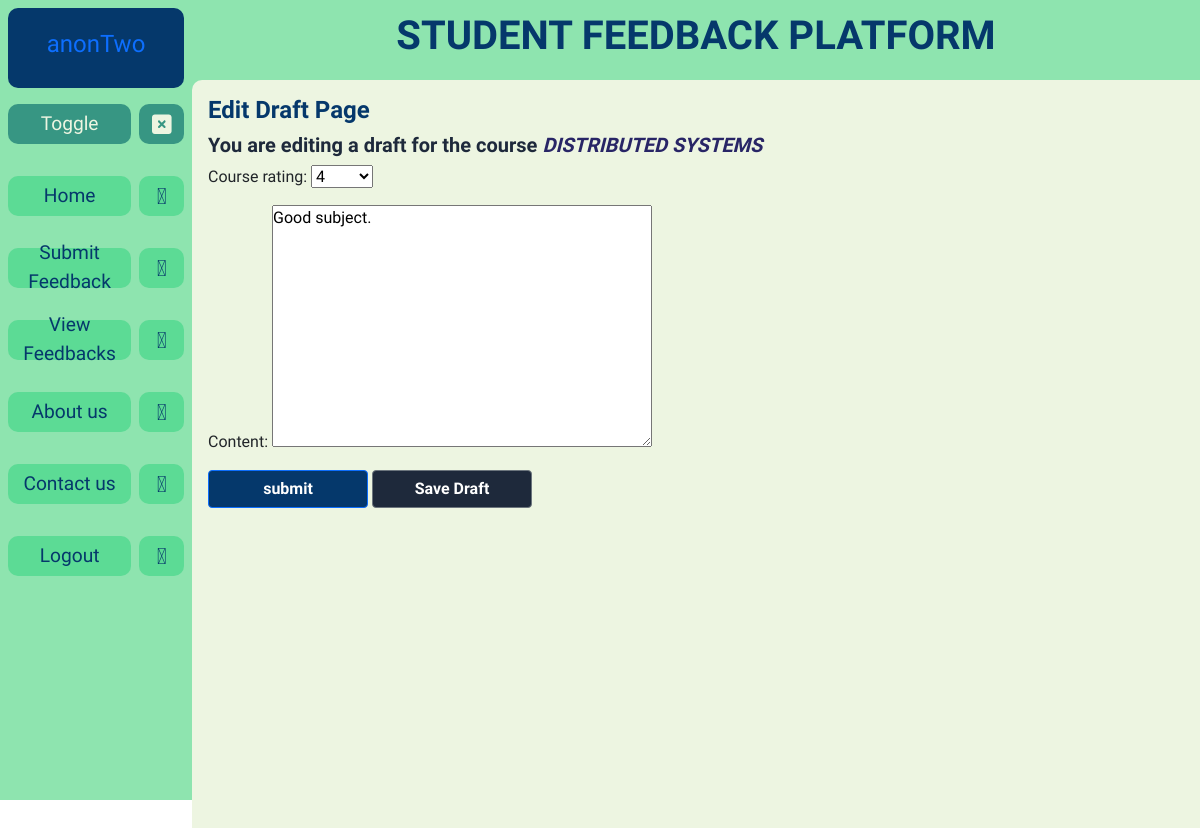
The page /feedback/edit-draft/9 (signed in) on the database its author committed.
### feedback/models.py (models this page shows)
class Feedback(models.Model) :
    RATING_CHOICES = (
        ('1', '1'),
        ('2', '2'),
        ('3', '3'),
        ('4', '4'),
        ('5', '5'),
    )
    content = models.TextField(max_length=255, blank=False)
    course_rating = models.CharField(max_length=255, choices=RATING_CHOICES, null=False)
    course = models.CharField(max_length=255, null=False)
    is_draft = models.BooleanField(default = False)
    upvotes = models.IntegerField(default = 0)
    votes = models.IntegerField(default = 0)
    downvotes = models.IntegerField(default = 0)
    student = models.ForeignKey(Student, null=True, on_delete=models.SET_NULL) # set_null or cascade ??????
    date_submitted = models.DateTimeField(verbose_name = "date_submitted", auto_now_add = True)

### feedback/decorators.py (the view)
        def wrapper(request, *args, **kwargs) :
            print(f"roles={roles}")
            user_group = None
            if request.user.groups.exists() :
                user_group = request.user.groups.all()[0]
            else :
                return redirect('feedback-error')
            print(f"user_group={user_group}")
            if user_group.name in roles :
                print("decorator success")
                return view(request, *args, **kwargs)
            else :
                print("decorator fail")
                return redirect('feedback-error')

### feedback/forms.py
class DraftEditForm(forms.ModelForm) :
    class Meta :
        model = Feedback
        fields = ['course_rating', 'content']

### account/views.py (called while the page is built)
@register.filter
def isStudent(request) :
    if request.user.groups.exists() :
        if request.user.groups.all()[0].name == 'student' :
            return True
    return False

@register.filter
def isFaculty(request) :
    if request.user.groups.exists() :
        if request.user.groups.all()[0].name == 'faculty' :
            return True
    return False

### templates/feedback/editDraft.html (shortened to what this page needs)
{% extends 'personal/home.html' %}
{% load static %}
{% block content %}
    <h4 class="primary-head">Edit Draft Page</h4>
    <h5 class="secondary-head">You are editing a draft for the course <span class="alert-1">{{draft_course}}</span></h5>
    <form action="" method="post">
        {{draftEditForm.as_p}}
        <button type="submit" class="btn btn-primary submit-btn" name="submit-btn">submit</button>
        <button type="submit" class="btn btn-secondary draft-save-btn" name="draft-btn">Save Draft</button>
    </form>
{% endblock %}

### templates/personal/sidenav.html (shortened to what this page needs)
{% load static %}
<div class="user-profile">
    <div class="profile-username">
        {% if request.user.is_authenticated %}
            <a href="{% url 'profile' request.user.id %}">
                {% if request|isStudent %}
                    <h4>{{request.user.username}}</h4>
                {% endif %}
            </a>
        {% else %}
            <h4>username</h4>
            <div class="profile-pic">
                <i class="fad fa-user"></i>
            </div>
        {% endif %}
    </div>
</div>
<div class="toggler-div">
    <div class="toggler-text">
        Toggle
    </div>
    <div class="toggler">
        <i class="fas fa-square-xmark"></i>
    </div>
</div>
<div class="sidenav-items flex-center-vertical">
    {% if request.user.is_authenticated %}
        <a href="{% url 'home' %}" class="nav-item">
            <div class="nav-item-text">
                Home
            </div>
            <div class="nav-item-icon">
                <i class="fad fa-home"></i>
            </div>
        </a>
        {% if request|isStudent %}
            <a href="{% url 'submit-feedback' %}" class="nav-item">
                <div class="nav-item-text">
                    Submit Feedback
                </div>
                <div class="nav-item-icon">
                    <i class="fad fa-pen"></i>
                </div>
            </a>
            <a href="{% url 'view-feedback' %}" class="nav-item">
                <div class="nav-item-text">
                    View Feedbacks
                </div>
                <div class="nav-item-icon">
                    <i class="fad fa-eye"></i>
                </div>
            </a>
        {% endif %}
    {% endif %}
    <a href="{% url 'about' %}" class="nav-item">
        <div class="nav-item-text">
            About us
        </div>
        <div class="nav-item-icon">
            <i class="fad fa-info"></i>
        </div>
    </a>
    <a href="{% url 'contact' %}" class="nav-item">
        <div class="nav-item-text">
            Contact us
        </div>
        <div class="nav-item-icon">
            <i class="fad fa-paper-plane"></i>
        </div>
    </a>
    {% if request.user.is_authenticated %}
        <a href="{% url 'logout' %}" class="nav-item">
            <div class="nav-item-text">
                Logout
            </div>
            <div class="nav-item-icon">
                <i class="fad fa-sign-out"></i>
            </div>
        </a>
    {% endif %}
</div>

### static/css/styles.css (style rules this page uses)
.user-profile { width: 100%; height: var(--site-head-height); padding: .6rem .5rem; display: flex; color: var(--clr-primary-200); background-color: var(--clr-forest-1); border-radius: 10px; }
.profile-username { width: 100%; text-align: center; display: flex; align-items: center; justify-content: center; font-family: var(--font-high); }
.sidenav-items { font-family: var(--font-primary); }
.nav-item, .toggler-div { width: 100%; display: flex; align-items: center; margin: 1rem 0; }
.nav-item { color: var(--clr-forest-1); }
.toggler-div { color: var(--clr-forest-5); font-family: var(--font-primary); }
.nav-item-text, .toggler-text { width: 100%; height: 2.5rem; text-align: center; display: flex; align-items: center; justify-content: center; font-size: 1.2rem; background-color: var(--clr-forest-3); border-radius: 10px; }
.nav-item-text { background-color: var(--clr-forest-3); }
.toggler-text { background-color: var(--clr-forest-2); }
.nav-item-icon, .toggler { width: 4rem; height: 2.5rem; margin: 0 0 0 .5rem; display: flex; align-items: center; justify-content: center; font-size: 1.4rem; border-radius: 10px; }
.nav-item-icon { background-color: var(--clr-forest-3); }
.toggler { cursor: pointer; background-color: var(--clr-forest-2); }

### static/css/globals.css (style rules this page uses)
* { padding: 0; margin: 0; }
a { text-decoration: none; }
.flex-center-vertical { display: flex; flex-direction: column; justify-content: center; }
.primary-head { color: var(--clr-forest-1); font-weight: 900; }
.secondary-head { color: var(--clr-grey-800); font-weight: 600; }
.alert-1 { color: var(--clr-primary-800); font-style: italic; text-transform: uppercase; }

### static/css/feedback.css (style rules this page uses)
.submit-btn { width: 10rem; font-weight: 900; background-color: var(--clr-forest-1); transition: all .5s; }
.draft-save-btn { width: 10rem; font-weight: 900; background-color: var(--clr-grey-800); transition: all .5s; }

### static/css/variables.css (style rules this page uses)
:root { --sidenav-width: 12rem; --sidenav-collapse-width: -8.5rem; --sitebody-collapse-margin-left: 3.5rem; --site-head-height: 10vh; --site-content-height: 90vh; --clr-primary-100: #e2e0ff; --clr-primary-200: #c1beff; --clr-primary-300: #a29dff; --clr-primary-400: #837dff; --clr-primary-500: #645cff; --clr-primary-600: #504acc; --clr-primary-700: #3c3799; --clr-primary-800: #282566; --clr-primary-900: #141233; --clr-grey-50: #f8fafc; --clr-grey-100: #f1f5f9; --clr-grey-200: #e2e8f0; --clr-grey-300: #cbd5e1; --clr-grey-400: #94a3b8; --clr-grey-500: #64748b; --clr-grey-600: #475569; --clr-grey-700: #334155; --clr-grey-800: #1e293b; --clr-grey-900: #0f172a; --clr-forest-1: #05386B; --clr-forest-2: #379683; --clr-forest-3: #5cdb95; --clr-forest-4: #8ee4af; --clr-forest-5: #edf5e1; --font-primary: 'Fauna One', serif; --font-high: 'Lobster Two', cursive; --font-alert: 'Kelly Slab', cursive; }

### rows shown on the page
Feedback: course "DISTRIBUTED SYSTEMS", course_rating "4", content "Good subject."

### other values the page prints
{{ request.user.username }} "anonTwo"
